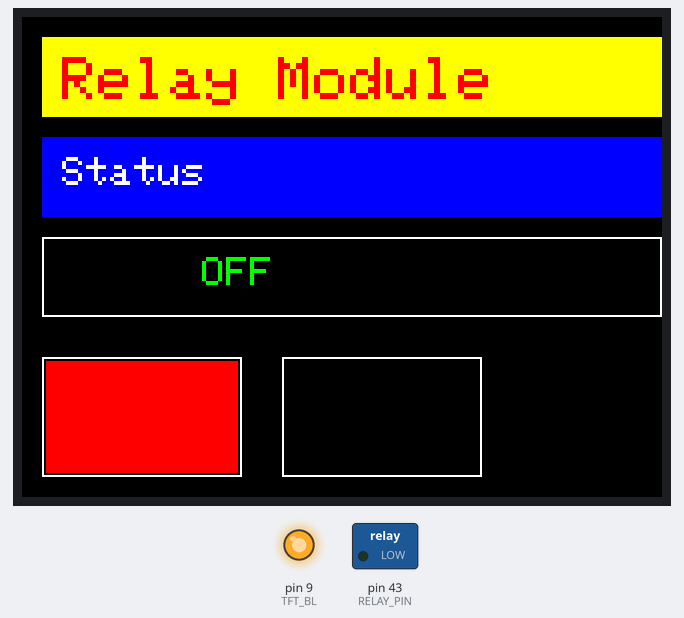
Recording of a sketch running on a simulated Arduino Mega 2560, built with avr-gcc and run on an emulated ATmega2560. On the bench: 320×240 colour display, switched loads named in the sketch (green lamp = pin HIGH), output pins drawn as LEDs (lit = HIGH). What the sketch prints to the serial monitor is not drawn.

Above: at 0.3 s.
At 2.2 s:
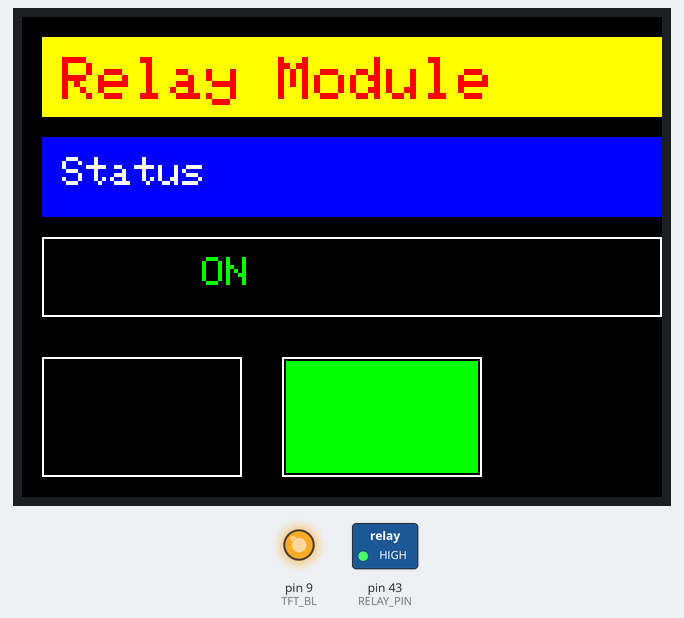
Timing chart, 0 to 130.0 s (numbered marks = the images above):
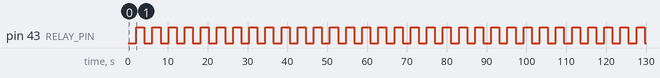

The sketch:

Relay_TFT.ino
```cpp
#include <Adafruit_GFX.h>
#include <Adafruit_ST7789.h>
#include <SPI.h>

#define TFT_CS   53
#define TFT_RST  8
#define TFT_DC   7
#define TFT_BL   9
#define RELAY_PIN 43

Adafruit_ST7789 tft = Adafruit_ST7789(TFT_CS, TFT_DC, TFT_RST);

bool relayState = false;
unsigned long lastToggleTime = 0;
const unsigned long toggleInterval = 2000;

void setup() {
  Serial.begin(9600);
  pinMode(RELAY_PIN, OUTPUT);
  digitalWrite(RELAY_PIN, LOW);

  pinMode(TFT_BL, OUTPUT);
  digitalWrite(TFT_BL, HIGH);

  tft.init(240, 320);
  tft.setRotation(1);
  tft.fillScreen(ST77XX_BLACK);

  drawStaticLayout();
  updateRelayDisplay();
}

void loop() {
  unsigned long currentMillis = millis();

  if (currentMillis - lastToggleTime >= toggleInterval) {
    relayState = !relayState;
    digitalWrite(RELAY_PIN, relayState ? HIGH : LOW);
    lastToggleTime = currentMillis;
    updateRelayDisplay();
  }

  delay(100);
}

void drawStaticLayout() {
  tft.fillRect(10, 10, 320, 40, ST77XX_YELLOW);
  tft.setCursor(20, 20);
  tft.setTextSize(3);
  tft.setTextColor(ST77XX_RED);
  tft.print("Relay Module");

  tft.fillRect(10, 60, 320, 40, ST77XX_BLUE);
  tft.setCursor(20, 70);
  tft.setTextSize(2);
  tft.setTextColor(ST77XX_WHITE);
  tft.print("Status");

  tft.drawRect(10, 110, 310, 40, ST77XX_WHITE);

  tft.drawRect(10, 170, 100, 60, ST77XX_WHITE);
  tft.drawRect(130, 170, 100, 60, ST77XX_WHITE);
}

void updateRelayDisplay() {
  tft.fillRect(12, 112, 216, 36, ST77XX_BLACK);
  tft.setCursor(90, 120);
  tft.setTextSize(2);
  tft.setTextColor(ST77XX_GREEN);
  tft.print(relayState ? "ON" : "OFF");

  tft.fillRect(12, 172, 96, 56, ST77XX_BLACK);
  tft.fillRect(132, 172, 96, 56, ST77XX_BLACK);

  if (relayState) {
    tft.fillRect(132, 172, 96, 56, ST77XX_GREEN);
  } else {
    tft.fillRect(12, 172, 96, 56, ST77XX_RED);
  }

  Serial.println(relayState ? "Relay ON" : "Relay OFF");
}
```

Measured:
- by itself, pin 43 (RELAY_PIN): alternates HIGH for 2.0 s and LOW for 2.0 s
